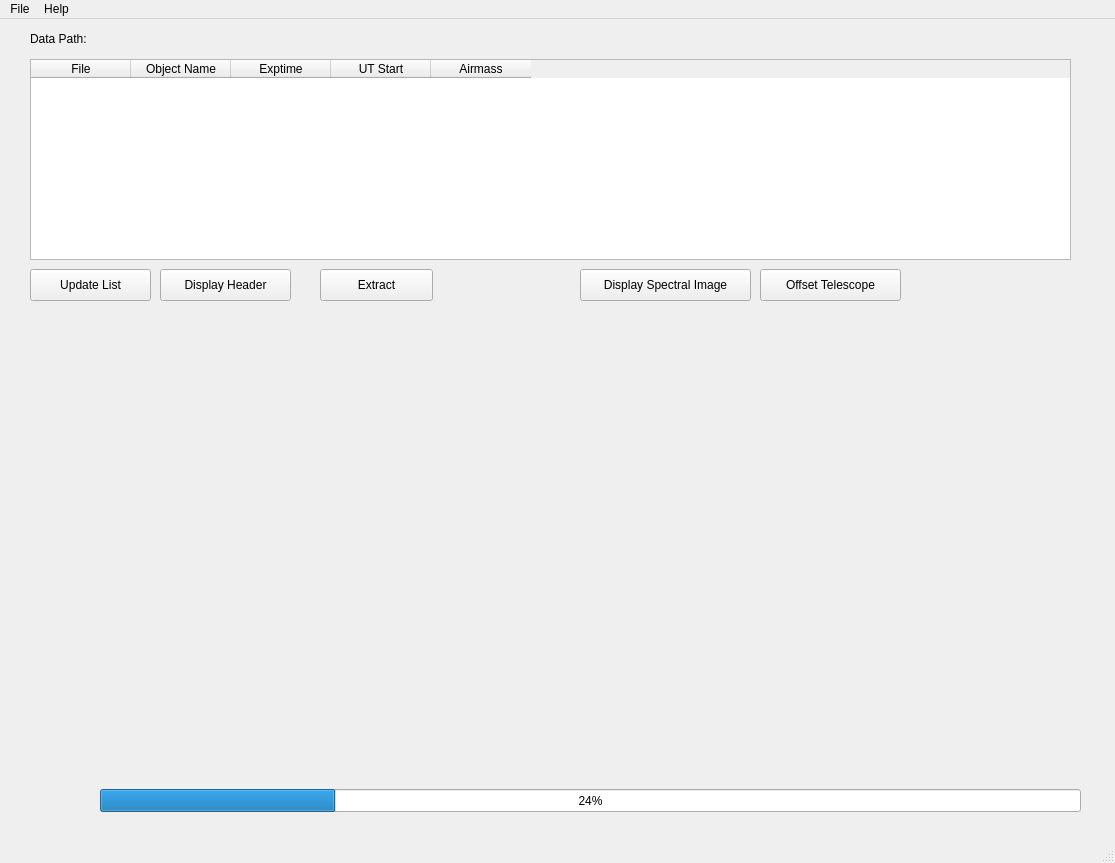
<?xml version="1.0" encoding="UTF-8"?>
<ui version="4.0">
 <class>LLAMASObservingLog</class>
 <widget class="QMainWindow" name="LLAMASObservingLog">
  <property name="enabled">
   <bool>true</bool>
  </property>
  <property name="geometry">
   <rect>
    <x>0</x>
    <y>0</y>
    <width>1115</width>
    <height>863</height>
   </rect>
  </property>
  <property name="sizePolicy">
   <sizepolicy hsizetype="Fixed" vsizetype="Fixed">
    <horstretch>0</horstretch>
    <verstretch>0</verstretch>
   </sizepolicy>
  </property>
  <property name="windowTitle">
   <string>LLAMAS Observing Log</string>
  </property>
  <widget class="QWidget" name="centralwidget">
   <widget class="QTableWidget" name="observationTable">
    <property name="geometry">
     <rect>
      <x>30</x>
      <y>40</y>
      <width>1041</width>
      <height>201</height>
     </rect>
    </property>
    <property name="sortingEnabled">
     <bool>true</bool>
    </property>
    <attribute name="verticalHeaderVisible">
     <bool>true</bool>
    </attribute>
    <attribute name="verticalHeaderDefaultSectionSize">
     <number>35</number>
    </attribute>
    <column>
     <property name="text">
      <string>File</string>
     </property>
    </column>
    <column>
     <property name="text">
      <string>Object Name</string>
     </property>
    </column>
    <column>
     <property name="text">
      <string>Exptime</string>
     </property>
    </column>
    <column>
     <property name="text">
      <string>UT Start</string>
     </property>
    </column>
    <column>
     <property name="text">
      <string>Airmass</string>
     </property>
    </column>
   </widget>
   <widget class="QPushButton" name="refreshButton">
    <property name="geometry">
     <rect>
      <x>30</x>
      <y>250</y>
      <width>121</width>
      <height>32</height>
     </rect>
    </property>
    <property name="text">
     <string>Update List</string>
    </property>
   </widget>
   <widget class="QPushButton" name="headerButton">
    <property name="geometry">
     <rect>
      <x>160</x>
      <y>250</y>
      <width>131</width>
      <height>32</height>
     </rect>
    </property>
    <property name="text">
     <string>Display Header</string>
    </property>
   </widget>
   <widget class="QLabel" name="datapath_label">
    <property name="geometry">
     <rect>
      <x>30</x>
      <y>10</y>
      <width>1041</width>
      <height>20</height>
     </rect>
    </property>
    <property name="text">
     <string>Data Path: </string>
    </property>
   </widget>
   <widget class="QPushButton" name="quicklookButton">
    <property name="geometry">
     <rect>
      <x>580</x>
      <y>250</y>
      <width>171</width>
      <height>32</height>
     </rect>
    </property>
    <property name="text">
     <string>Display Spectral Image</string>
    </property>
   </widget>
   <widget class="QProgressBar" name="progressBar">
    <property name="geometry">
     <rect>
      <x>100</x>
      <y>770</y>
      <width>981</width>
      <height>23</height>
     </rect>
    </property>
    <property name="value">
     <number>24</number>
    </property>
   </widget>
   <widget class="QWidget" name="plotWindow" native="true">
    <property name="geometry">
     <rect>
      <x>30</x>
      <y>300</y>
      <width>1041</width>
      <height>451</height>
     </rect>
    </property>
    <property name="sizePolicy">
     <sizepolicy hsizetype="MinimumExpanding" vsizetype="MinimumExpanding">
      <horstretch>0</horstretch>
      <verstretch>0</verstretch>
     </sizepolicy>
    </property>
    <layout class="QVBoxLayout" name="plotLayout"/>
   </widget>
   <widget class="QPushButton" name="tcsOffsetButton">
    <property name="geometry">
     <rect>
      <x>760</x>
      <y>250</y>
      <width>141</width>
      <height>32</height>
     </rect>
    </property>
    <property name="text">
     <string>Offset Telescope</string>
    </property>
   </widget>
   <widget class="QPushButton" name="extractButton">
    <property name="geometry">
     <rect>
      <x>320</x>
      <y>250</y>
      <width>113</width>
      <height>32</height>
     </rect>
    </property>
    <property name="text">
     <string>Extract</string>
    </property>
   </widget>
  </widget>
  <widget class="QMenuBar" name="menubar">
   <property name="geometry">
    <rect>
     <x>0</x>
     <y>0</y>
     <width>1115</width>
     <height>24</height>
    </rect>
   </property>
   <widget class="QMenu" name="menuFile">
    <property name="title">
     <string>File</string>
    </property>
    <addaction name="actionData_Path"/>
   </widget>
   <widget class="QMenu" name="menuHelp">
    <property name="title">
     <string>Help</string>
    </property>
   </widget>
   <addaction name="menuFile"/>
   <addaction name="menuHelp"/>
  </widget>
  <widget class="QStatusBar" name="statusbar"/>
  <action name="actionData_Path">
   <property name="text">
    <string>Data Path</string>
   </property>
  </action>
 </widget>
 <resources/>
 <connections/>
</ui>
